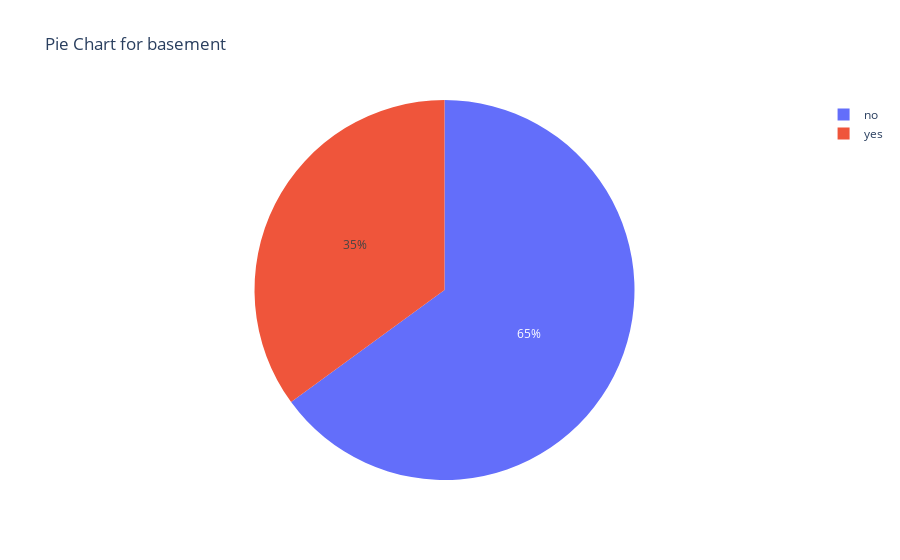

This figure's notebook cell:
### Code cell
draw_pie_chart(data, "basement")

### Figure 1 — Plotly figure (JSON) as saved in the notebook; plotly's stock layout.template omitted (floating-point values rounded to 4 significant figures)
{"data": [{"domain": {"x": [0, 1], "y": [0, 1]}, "hovertemplate": "label=%{label}<br>value=%{value}<extra></extra>", "labels": ["no", "yes"], "legendgroup": "", "name": "", "showlegend": true, "type": "pie", "values": [354, 191]}], "layout": {"autosize": true, "legend": {"tracegroupgap": 0}, "title": {"text": "Pie Chart for basement"}}}
